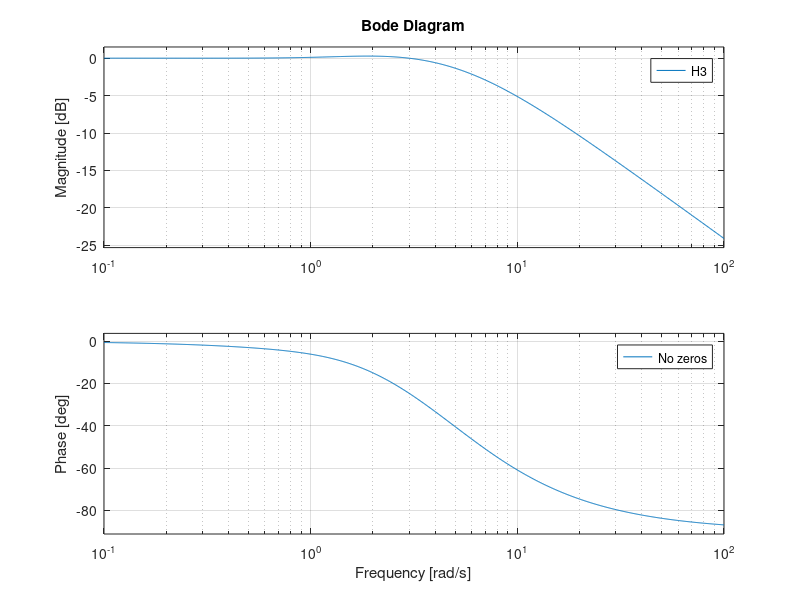

Here is the MATLAB script that generated this plot:
s = tf('s');

%For styrbar form mm12
%Find chanonical controlable form
A = [7 -9;
     6 -8];
B = [4;
     3];
C = [1 1];
Cc = [B, A*B];
s2 = [0 1]*inv(Cc);
s1 = s2*A;
Tinv = [s1;
        s2];
Ac = Tinv*A*inv(Tinv);
%Make it to our wanted poles
Fx = [-2 -4];
F = Fx*Tinv;
A+B*F;
Ac+[1;0]*Fx;


%For obsaverbar form mm13
%initialisering
Lo =[-8;
     -22];
O = [C;
     C*A];
%step 1
t2 = inv(O)*[0;1];
%Step 2
t1 = A*t2;
%Step 3
To = [t1 t2];
%Step 4
Ao = inv(To)*A*To;
Co = C*To;
%Tjek om svaret er rigtigt
L = To*Lo;
eig(Ao+Lo*Co);
eig(A+L*C);
eig(A+B*F);
eig([A B*F; ...
     -L*C A+L*C+B*F]);

%mm14 her
Te = [1 -1;
     0 1];
Ae = inv(Te)*A*Te;
Be = inv(Te)*B;
Ce = C*Te;
Le = -1/3;
Fe = F*Te;
Ar = Ae(2,2) + Le*Ae(1,2) + (Be(2)+Le*Be(1))*Fe(2);
Br = Ae(2,1) + Le*Ae(1,1) + (Be(2)+Le*Be(1))*Fe(1) - Ar*Le;
Cr = Fe(2);
Dr = Fe(1) - Fe(2)*Le;
K = Cr*inv((s*eye(1) - Ar))*Br + Dr;
H = ss(A,B,C,zeros(1,1));
sysCL = feedback(K,H,1);
zpk(sysCL);


%mm15
Acl = [A B*F; ...
       -L*C A+L*C+B*F];
Bstor = [B
         B];
Cstor = [C 0 0];
H1 = 0.25*ss (Acl,Bstor,Cstor,zeros(1,1));
figure;
hold on;
bode(H1);
Mt1 = place((A+B*F+L*C).',F.',[-1,-2]).';
Bcl1 = [B
       Mt1];
N1 = -inv(Cstor*inv(Acl)*Bcl1);
M1 = Mt1*N1;
Bny1 = [B*N1
       M1];
H2 = ss(Acl,Bny1,Cstor,zeros(1,1));
bode(H2);
Mt2 = place((A+B*F+L*C).',F.',[-1.4,-4]).';
Bcl2 = [B
       Mt2];
N2 = -inv(Cstor*inv(Acl)*Bcl2);
M2 = Mt2*N2;
Bny2 = [B*N2
       M2];
H3 = ss(Acl,Bny2,Cstor,zeros(1,1));
bode(H3);
legend('No zeros', 'With zeros in -1 and -2', 'With zeros in -1.4 and -4');
hold off